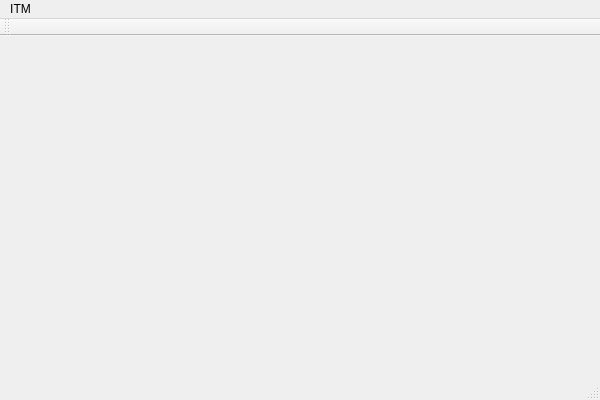
<?xml version="1.0" encoding="UTF-8"?>
<ui version="4.0">
 <class>OBJMainWindow</class>
 <widget class="QMainWindow" name="OBJMainWindow">
  <property name="geometry">
   <rect>
    <x>0</x>
    <y>0</y>
    <width>600</width>
    <height>400</height>
   </rect>
  </property>
  <property name="windowTitle">
   <string>ITM_OBJ_Auto_SCAN</string>
  </property>
  <widget class="QWidget" name="centralWidget">
   <widget class="QVTKWidget" name="_cloudQVTKWidget">
    <property name="geometry">
     <rect>
      <x>20</x>
      <y>20</y>
      <width>300</width>
      <height>300</height>
     </rect>
    </property>
   </widget>
  </widget>
  <widget class="QMenuBar" name="menuBar">
   <property name="geometry">
    <rect>
     <x>0</x>
     <y>0</y>
     <width>600</width>
     <height>21</height>
    </rect>
   </property>
   <widget class="QMenu" name="menuITM">
    <property name="title">
     <string>ITM</string>
    </property>
    <addaction name="_processFrameAction"/>
   </widget>
   <addaction name="menuITM"/>
  </widget>
  <widget class="QToolBar" name="mainToolBar">
   <attribute name="toolBarArea">
    <enum>TopToolBarArea</enum>
   </attribute>
   <attribute name="toolBarBreak">
    <bool>false</bool>
   </attribute>
  </widget>
  <widget class="QStatusBar" name="statusBar"/>
  <action name="action">
   <property name="text">
    <string>SLAM</string>
   </property>
  </action>
  <action name="_processFrameAction">
   <property name="text">
    <string>Process Frame</string>
   </property>
  </action>
 </widget>
 <layoutdefault spacing="6" margin="11"/>
 <customwidgets>
  <customwidget>
   <class>QVTKWidget</class>
   <extends>QWidget</extends>
   <header>QVTKWidget.h</header>
  </customwidget>
 </customwidgets>
 <resources>
  <include location="ITM_OBJ_Auto_SCAN.qrc"/>
 </resources>
 <connections/>
</ui>
